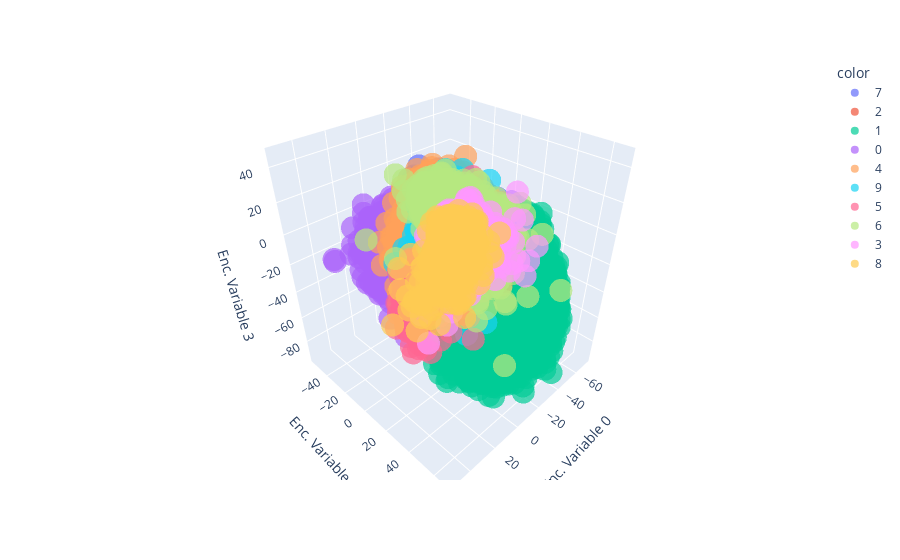

Notebook code cell kept with this figure:
### Code cell
import plotly.express as px
px.scatter(encoded_samples, x='Enc. Variable 0', y='Enc. Variable 1', color=encoded_samples.label.astype(str), opacity=0.7)

#px.scatter_3d(encoded_samples, x='Enc. Variable 0', y='Enc. Variable 1',z="Enc. Variable 3", color=encoded_samples.label.astype(str), opacity=0.7)

### Figure 1 — Plotly figure (JSON) as saved in the notebook; plotly's stock layout.template omitted (floating-point values rounded to 4 significant figures; data arrays with more than 128 entries replaced by an {"elided": "..."} marker saying what was removed)
{"data": [{"hovertemplate": "color=7<br>Enc. Variable 0=%{x}<br>Enc. Variable 1=%{y}<br>Enc. Variable 3=%{z}<extra></extra>", "legendgroup": "7", "marker": {"color": "#636efa", "opacity": 0.7, "symbol": "circle"}, "mode": "markers", "name": "7", "scene": "scene", "showlegend": true, "type": "scatter3d", "x": {"elided": "1028 float values"}, "y": {"elided": "1028 float values"}, "z": {"elided": "1028 float values"}}, {"hovertemplate": "color=2<br>Enc. Variable 0=%{x}<br>Enc. Variable 1=%{y}<br>Enc. Variable 3=%{z}<extra></extra>", "legendgroup": "2", "marker": {"color": "#EF553B", "opacity": 0.7, "symbol": "circle"}, "mode": "markers", "name": "2", "scene": "scene", "showlegend": true, "type": "scatter3d", "x": {"elided": "1032 float values"}, "y": {"elided": "1032 float values"}, "z": {"elided": "1032 float values"}}, {"hovertemplate": "color=1<br>Enc. Variable 0=%{x}<br>Enc. Variable 1=%{y}<br>Enc. Variable 3=%{z}<extra></extra>", "legendgroup": "1", "marker": {"color": "#00cc96", "opacity": 0.7, "symbol": "circle"}, "mode": "markers", "name": "1", "scene": "scene", "showlegend": true, "type": "scatter3d", "x": {"elided": "1135 float values"}, "y": {"elided": "1135 float values"}, "z": {"elided": "1135 float values"}}, {"hovertemplate": "color=0<br>Enc. Variable 0=%{x}<br>Enc. Variable 1=%{y}<br>Enc. Variable 3=%{z}<extra></extra>", "legendgroup": "0", "marker": {"color": "#ab63fa", "opacity": 0.7, "symbol": "circle"}, "mode": "markers", "name": "0", "scene": "scene", "showlegend": true, "type": "scatter3d", "x": {"elided": "980 float values"}, "y": {"elided": "980 float values"}, "z": {"elided": "980 float values"}}, {"hovertemplate": "color=4<br>Enc. Variable 0=%{x}<br>Enc. Variable 1=%{y}<br>Enc. Variable 3=%{z}<extra></extra>", "legendgroup": "4", "marker": {"color": "#FFA15A", "opacity": 0.7, "symbol": "circle"}, "mode": "markers", "name": "4", "scene": "scene", "showlegend": true, "type": "scatter3d", "x": {"elided": "982 float values"}, "y": {"elided": "982 float values"}, "z": {"elided": "982 float values"}}, {"hovertemplate": "color=9<br>Enc. Variable 0=%{x}<br>Enc. Variable 1=%{y}<br>Enc. Variable 3=%{z}<extra></extra>", "legendgroup": "9", "marker": {"color": "#19d3f3", "opacity": 0.7, "symbol": "circle"}, "mode": "markers", "name": "9", "scene": "scene", "showlegend": true, "type": "scatter3d", "x": {"elided": "1009 float values"}, "y": {"elided": "1009 float values"}, "z": {"elided": "1009 float values"}}, {"hovertemplate": "color=5<br>Enc. Variable 0=%{x}<br>Enc. Variable 1=%{y}<br>Enc. Variable 3=%{z}<extra></extra>", "legendgroup": "5", "marker": {"color": "#FF6692", "opacity": 0.7, "symbol": "circle"}, "mode": "markers", "name": "5", "scene": "scene", "showlegend": true, "type": "scatter3d", "x": {"elided": "892 float values"}, "y": {"elided": "892 float values"}, "z": {"elided": "892 float values"}}, {"hovertemplate": "color=6<br>Enc. Variable 0=%{x}<br>Enc. Variable 1=%{y}<br>Enc. Variable 3=%{z}<extra></extra>", "legendgroup": "6", "marker": {"color": "#B6E880", "opacity": 0.7, "symbol": "circle"}, "mode": "markers", "name": "6", "scene": "scene", "showlegend": true, "type": "scatter3d", "x": {"elided": "958 float values"}, "y": {"elided": "958 float values"}, "z": {"elided": "958 float values"}}, {"hovertemplate": "color=3<br>Enc. Variable 0=%{x}<br>Enc. Variable 1=%{y}<br>Enc. Variable 3=%{z}<extra></extra>", "legendgroup": "3", "marker": {"color": "#FF97FF", "opacity": 0.7, "symbol": "circle"}, "mode": "markers", "name": "3", "scene": "scene", "showlegend": true, "type": "scatter3d", "x": {"elided": "1010 float values"}, "y": {"elided": "1010 float values"}, "z": {"elided": "1010 float values"}}, {"hovertemplate": "color=8<br>Enc. Variable 0=%{x}<br>Enc. Variable 1=%{y}<br>Enc. Variable 3=%{z}<extra></extra>", "legendgroup": "8", "marker": {"color": "#FECB52", "opacity": 0.7, "symbol": "circle"}, "mode": "markers", "name": "8", "scene": "scene", "showlegend": true, "type": "scatter3d", "x": {"elided": "974 float values"}, "y": {"elided": "974 float values"}, "z": {"elided": "974 float values"}}], "layout": {"legend": {"title": {"text": "color"}, "tracegroupgap": 0}, "margin": {"t": 60}, "scene": {"domain": {"x": [0, 1], "y": [0, 1]}, "xaxis": {"title": {"text": "Enc. Variable 0"}}, "yaxis": {"title": {"text": "Enc. Variable 1"}}, "zaxis": {"title": {"text": "Enc. Variable 3"}}}}}
